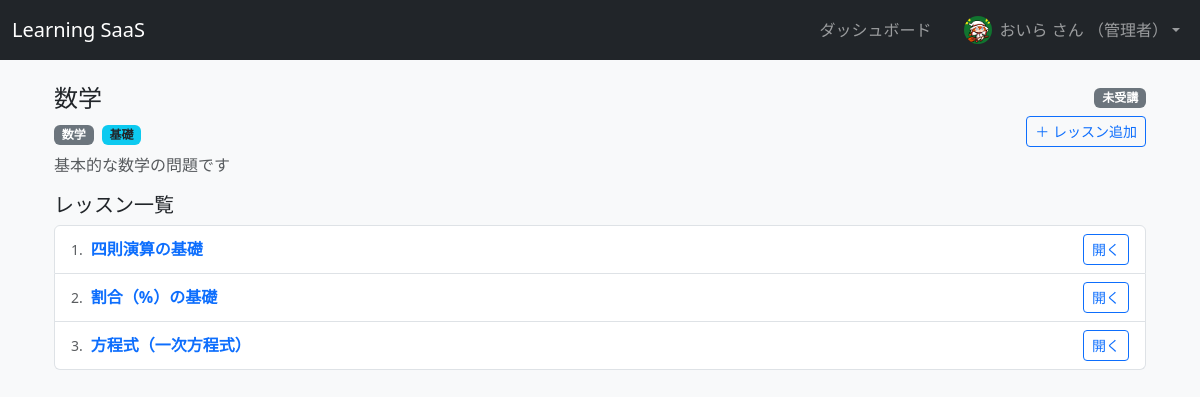
The app's page /courses/2 (signed in) with its own data.
### app/models.py (models this page shows)
class UserProfile(db.Model):
    __tablename__ = "user_profiles"
    id = db.Column(db.Integer, primary_key=True)
    user_id = db.Column(
        db.Integer, db.ForeignKey("users.id"), nullable=False, unique=True
    )
    display_name = db.Column(db.String(100), nullable=True)
    avatar_filename = db.Column(db.String(255), nullable=True)
    weekly_goal_lessons = db.Column(db.Integer, nullable=True)
    user = db.relationship("User", back_populates="profile")

class Course(db.Model):
    __tablename__ = "courses"
    id = db.Column(db.Integer, primary_key=True)
    title = db.Column(db.String(100), nullable=False)
    description = db.Column(db.Text, nullable=True)
    created_at = db.Column(db.DateTime, default=datetime.utcnow)
    thumbnail_filename = db.Column(db.String(255), nullable=True)
    category = db.Column(db.String(50), nullable=True)
    level = db.Column(db.String(20), nullable=True)
    lessons = db.relationship(
        "Lesson",
        back_populates="course",
        cascade="all, delete-orphan",
        lazy=True,
    )
    enrollments = db.relationship("Enrollment", back_populates="course")

class Lesson(db.Model):
    __tablename__ = "lessons"
    id = db.Column(db.Integer, primary_key=True)
    course_id = db.Column(db.Integer, db.ForeignKey("courses.id"), nullable=False)
    title = db.Column(db.String(100), nullable=False)
    content = db.Column(db.Text, nullable=True)
    sort_order = db.Column(db.Integer, default=1)
    course = db.relationship("Course", back_populates="lessons")
    progress = db.relationship(
        "LessonProgress", back_populates="lesson", cascade="all, delete-orphan"
    )
    quiz_questions = db.relationship(
        "QuizQuestion", back_populates="lesson", cascade="all, delete-orphan"
    )
    quiz_results = db.relationship(
        "QuizResult", back_populates="lesson", cascade="all, delete-orphan"
    )

### app/main.py (the view)
@bp.route("/courses/<int:course_id>")
@login_required
def course_detail(course_id: int):
    course = Course.query.get_or_404(course_id)
    lessons = Lesson.query.filter_by(course_id=course.id).order_by(Lesson.sort_order).all()
    enrollment = Enrollment.query.filter_by(
        user_id=current_user.id, course_id=course.id
    ).first()
    progress_map: dict[int, bool] = {}
    if enrollment:
        progresses = LessonProgress.query.filter_by(user_id=current_user.id).all()
        for p in progresses:
            progress_map[p.lesson_id] = p.is_completed
    course_completed = False
    if lessons:
        course_completed = all(progress_map.get(lesson.id) for lesson in lessons)
    return render_template(
        "courses/detail.html",
        course=course,
        lessons=lessons,
        enrollment=enrollment,
        progress_map=progress_map,
        course_completed=course_completed,
    )

### app/models.py (called while the page is built)
@login_manager.user_loader
def load_user(user_id: str):
    return User.query.get(int(user_id))

    @property
    def display_name(self) -> str:
        if self.profile and self.profile.display_name:
            return self.profile.display_name
        return self.username

### app/templates/courses/detail.html (shortened to what this page needs)
{% extends "base.html" %}
{% block content %}
<div class="container my-4">
  <div class="d-flex flex-wrap justify-content-between align-items-start mb-3">
    <div class="me-3">
      <h1 class="h4 mb-2">{{ course.title }}</h1>
      {% if course.category or course.level %}
        <div class="mb-2">
          {% if course.category %}
            <span class="badge bg-secondary me-1">{{ course.category }}</span>
          {% endif %}
          {% if course.level %}
            <span class="badge bg-info text-dark me-1">{{ course.level }}</span>
          {% endif %}
        </div>
      {% endif %}
      {% if course.description %}
        <p class="mb-0 text-muted">{{ course.description }}</p>
      {% else %}
        <p class="mb-0 text-muted small">説明はありません。</p>
      {% endif %}
    </div>
    <div class="text-end">
      {% if enrollment %}
        <div class="mb-2">
          <span class="badge bg-success me-1">受講中</span>
          {% if course_completed %}
            <span class="badge bg-primary">コース完了</span>
          {% endif %}
        </div>
      {% else %}
        <div class="mb-2">
          <span class="badge bg-secondary">未受講</span>
        </div>
      {% endif %}
      {% if current_user.role == "admin" %}
        <div class="d-flex flex-column gap-2">
          <a href="{{ url_for('main.create_lesson', course_id=course.id) }}"
             class="btn btn-outline-primary btn-sm">
            ＋ レッスン追加
          </a>
        </div>
      {% endif %}
    </div>
  </div>
  <h2 class="h5 mb-2">レッスン一覧</h2>
  {% if lessons %}
    <div class="list-group">
      {% for lesson in lessons %}
        {% set done = progress_map.get(lesson.id) %}
        <div class="list-group-item d-flex justify-content-between align-items-center">
          <div>
            <div class="d-flex align-items-center gap-2">
              <span class="text-muted small">{{ loop.index }}.</span>
              <a href="{{ url_for('main.lesson_detail', lesson_id=lesson.id) }}"
                 class="fw-semibold text-decoration-none">
                {{ lesson.title }}
              </a>
            </div>
          </div>
          <div>
            <a href="{{ url_for('main.lesson_detail', lesson_id=lesson.id) }}"
               class="btn btn-outline-primary btn-sm">
              開く
            </a>
          </div>
        </div>
      {% endfor %}
    </div>
  {% else %}
    <p class="text-muted">まだレッスンが登録されていません。</p>
  {% endif %}
</div>
{% endblock %}

### app/templates/base.html (shortened to what this page needs)
<!doctype html>
<html lang="ja">
  <head>
    <link
      href="https://cdn.jsdelivr.net/npm/bootstrap@5.3.3/dist/css/bootstrap.min.css"
      rel="stylesheet"
    >
  </head>
  <body class="bg-light">
    <nav class="navbar navbar-expand-lg navbar-dark bg-dark mb-3">
      <div class="container-fluid">
        <a class="navbar-brand" href="{{ url_for('main.index') }}">Learning SaaS</a>
        <div class="collapse navbar-collapse justify-content-end" id="navbarMain">
          <ul class="navbar-nav align-items-center mb-2 mb-lg-0">
            {% if current_user.is_authenticated %}
              <li class="nav-item me-3">
                <a class="nav-link" href="{{ url_for('main.dashboard') }}">ダッシュボード</a>
              </li>
              <li class="nav-item dropdown">
                <a
                  class="nav-link dropdown-toggle d-flex align-items-center"
                  href="#"
                  id="userDropdown"
                  role="button"
                  data-bs-toggle="dropdown"
                  aria-expanded="false"
                >
                  {% if current_user.profile and current_user.profile.avatar_filename %}
                    <img
                      src="{{ url_for('static', filename='uploads/avatars/' ~ current_user.profile.avatar_filename) }}"
                      alt="avatar"
                      class="rounded-circle me-2"
                      style="width: 28px; height: 28px; object-fit: cover;"
                    >
                  {% endif %}
                  <span>
                    {{ current_user.display_name }} さん
                    {% if current_user.role == "admin" %}
                      （管理者）
                    {% endif %}
                  </span>
                </a>
              </li>
            {% else %}
              <li class="nav-item">
                <a class="nav-link" href="{{ url_for('auth.login') }}">ログイン</a>
              </li>
            {% endif %}
          </ul>
        </div>
      </div>
    </nav>
    <main class="container mb-5">
      {% block content %}{% endblock %}
    </main>
  </body>
</html>

### records on screen
UserProfile: avatar_filename (picture), display_name "おいら"
Course: title "数学", category "数学", level "基礎", description "基本的な数学の問題です"
Lesson: title "四則演算の基礎"
Lesson: title "割合（%）の基礎"
Lesson: title "方程式（一次方程式）"
